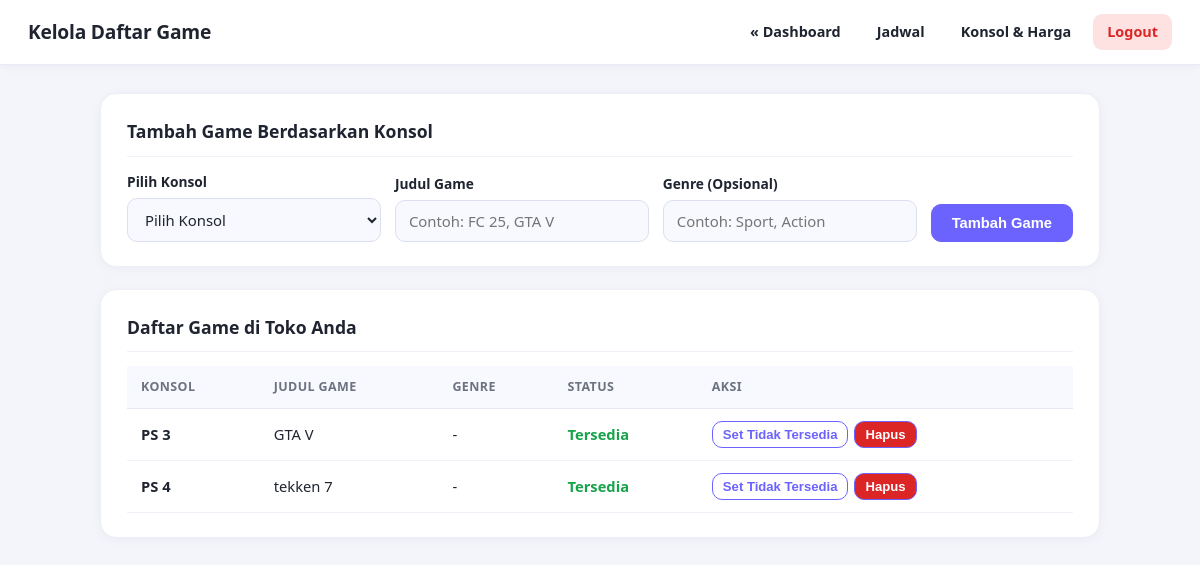
Page /game.php (signed in) on the committed database.
### tables this page shows
CREATE TABLE `rental_games` (
  `rental_game_id` int(11) NOT NULL,
  `rental_console_id` int(11) NOT NULL,
  `game_id` int(11) NOT NULL,
  `status` enum('tersedia','tidak tersedia') NOT NULL DEFAULT 'tersedia'
);

CREATE TABLE `consoles` (
  `console_id` int(11) NOT NULL,
  `console_name` varchar(100) NOT NULL,
  `brand` varchar(50) DEFAULT NULL,
  `generation` varchar(50) DEFAULT NULL
);

CREATE TABLE `games` (
  `game_id` int(11) NOT NULL,
  `game_name` varchar(150) NOT NULL,
  `genre` varchar(80) DEFAULT NULL,
  `cover_url` varchar(255) DEFAULT NULL
);

### Models.php (called while the page is built, shortened)
<?php
abstract class BaseModel {
    public function __construct($pdo_connect, $namaModul) {
        $this->pdo = $pdo_connect;
    }
}
class Rental extends BaseModel {
    public function getByOwner($owner_id) {
        $stmt = $this->pdo->prepare("
            SELECT r.rental_id, r.rental_name, r.catatan, l.address, l.latitude, l.longitude
            FROM rentals r
            LEFT JOIN locations l ON r.rental_id = l.rental_id
            WHERE r.owner_id = ?
        ");
        $stmt->execute([$owner_id]);
        return $stmt->fetch(PDO::FETCH_ASSOC);
    }
}
class ConsoleDanHarga extends BaseModel {
    public function getDaftarConsole($rental_id) {
        $stmt = $this->pdo->prepare("
            SELECT rc.rental_console_id, c.console_name, rc.total_units, rc.available_units, rc.status
            FROM rental_consoles rc
            JOIN consoles c ON rc.console_id = c.console_id
            WHERE rc.rental_id = ?
        ");
        $stmt->execute([$rental_id]);
        return $stmt->fetchAll(PDO::FETCH_ASSOC);
    }
}
class Game extends BaseModel {
    public function getDaftarGame($rental_id) {
        $stmt = $this->pdo->prepare("
            SELECT rg.rental_game_id, c.console_name, g.game_name, g.genre, rg.status
            FROM rental_games rg
            JOIN rental_consoles rc ON rg.rental_console_id = rc.rental_console_id
            JOIN consoles c ON rc.console_id = c.console_id
            JOIN games g ON rg.game_id = g.game_id
            WHERE rc.rental_id = ?
            ORDER BY c.console_name ASC, g.game_name ASC
        ");
        $stmt->execute([$rental_id]);
        return $stmt->fetchAll(PDO::FETCH_ASSOC);
    }
}

### game.php (the view, shortened to what this page needs)
<?php
require_once 'koneksi.php';
require_once 'Models.php';
$objRental = new Rental($pdo);
$rental    = $objRental->getByOwner($_SESSION['owner_id']);
$rental_id = $rental['rental_id'];
$objConsole = new ConsoleDanHarga($pdo);
$objGame    = new Game($pdo);
$my_consoles  = $objConsole->getDaftarConsole($rental_id);
$daftar_game  = $objGame->getDaftarGame($rental_id);
?>
<!DOCTYPE html>
<html lang="id">
<head>
    <link rel="stylesheet" href="style.css">
</head>
<body>
    <nav class="navbar">
        <h2>Kelola Daftar Game</h2>
        <div>
            <a href="dashboard.php">&laquo; Dashboard</a>
            <a href="jadwal.php">Jadwal</a>
            <a href="konsol.php">Konsol & Harga</a>
            <a href="logout.php" class="btn-logout">Logout</a>
        </div>
    </nav>
    <div class="container">
        <?php if (count($my_consoles) > 0): ?>
            <div class="card">
                <h3>Tambah Game Berdasarkan Konsol</h3>
                <form method="POST" action="" class="form-inline">
                    <div class="form-group">
                        <label>Pilih Konsol</label>
                        <select name="rental_console_id" required>
                            <option value="">Pilih Konsol</option>
                        </select>
                    </div>
                    <div class="form-group">
                        <label>Judul Game</label>
                        <input type="text" name="game_name" list="master-games" placeholder="Contoh: FC 25, GTA V" required>
                    </div>
                    <div class="form-group">
                        <label>Genre (Opsional)</label>
                        <input type="text" name="genre" placeholder="Contoh: Sport, Action">
                    </div>
                    <button type="submit" name="tambah_game" class="btn">Tambah Game</button>
                </form>
            </div>
            <div class="card">
                <h3>Daftar Game di Toko Anda</h3>
                <div class="table-wrap">
                    <table>
                        <tr>
                            <th>Konsol</th>
                            <th>Judul Game</th>
                            <th>Genre</th>
                            <th>Status</th>
                            <th>Aksi</th>
                        </tr>
                        <?php if (empty($daftar_game)): ?>
                            <tr><td colspan="5" class="text-center">Belum ada game yang ditambahkan.</td></tr>
                        <?php else: ?>
                            <?php foreach ($daftar_game as $g):
                                $warna_status      = ($g['status'] === 'tersedia') ? '#16a34a' : '#dc2626';
                            ?>
                                <tr>
                                    <td><strong><?= htmlspecialchars($g['console_name']) ?></strong></td>
                                    <td><?= htmlspecialchars($g['game_name']) ?></td>
                                    <td><?= htmlspecialchars($g['genre'] ?? '-') ?></td>
                                    <td>
                                        <span style="color: <?= $warna_status ?>; font-weight: 600;">
                                            <?= ucfirst(htmlspecialchars($g['status'])) ?>
                                        </span>
                                    </td>
                                    <td>
                                        <div style="display: flex; gap: 6px; flex-wrap: wrap;">
                                            <form method="POST" action="">
                                                <button type="submit" name="ubah_status" class="btn btn-outline" style="padding: 5px 10px; font-size: 0.82rem;">
                                                    <?= ($g['status'] === 'tersedia') ? 'Set Tidak Tersedia' : 'Set Tersedia' ?>
                                                </button>
                                            </form>
                                            <form method="POST" action="" onsubmit="return confirm('Hapus game ini?');">
                                                <button type="submit" name="hapus_game" class="btn" style="background-color: #dc2626; padding: 5px 10px; font-size: 0.82rem;">
                                                    Hapus
                                                </button>
                                            </form>
                                        </div>
                                    </td>
                                </tr>
                            <?php endforeach; ?>
                        <?php endif; ?>
                    </table>
                </div>
            </div>
        <?php endif; ?>
    </div>
</body>
</html>

### style.css (style rules this page uses)
:root { --ps-purple: #6c63ff; --ps-purple-hover: #574fe0; --ps-purple-soft: rgba(108, 99, 255, 0.1); --ps-bg: #f4f5fb; --ps-surface: #ffffff; --ps-border: #e7e9f5; --ps-text: #1f2430; --ps-muted: #6c7280; --ps-danger: #dc2626; --ps-danger-hover: #b91c1c; }
* { box-sizing: border-box; }
body:not(.home-page):not(.detail-page) { margin: 0; background-color: var(--ps-bg); color: var(--ps-text); font-family: 'Segoe UI', system-ui, -apple-system, sans-serif; line-height: 1.55; }
body:not(.home-page):not(.detail-page) a { color: var(--ps-purple); text-decoration: none; }
body:not(.home-page):not(.detail-page) .navbar { background: var(--ps-surface); border-bottom: 1px solid var(--ps-border); padding: 14px 28px; display: flex; justify-content: space-between; align-items: center; flex-wrap: wrap; gap: 12px; position: sticky; top: 0; z-index: 1000; box-shadow: 0 2px 10px rgba(31, 36, 48, 0.04); }
body:not(.home-page):not(.detail-page) .navbar h2 { margin: 0; font-size: 1.2rem; font-weight: 800; color: var(--ps-text); letter-spacing: -0.2px; }
body:not(.home-page):not(.detail-page) .navbar > div { display: flex; align-items: center; flex-wrap: wrap; gap: 8px; }
body:not(.home-page):not(.detail-page) .navbar a { color: var(--ps-text); font-weight: 600; font-size: 0.9rem; padding: 7px 14px; border-radius: 9px; text-decoration: none; transition: background-color 0.2s, color 0.2s; }
body:not(.home-page):not(.detail-page) .navbar a.btn-logout { background-color: #fee2e2; color: var(--ps-danger); }
body:not(.home-page):not(.detail-page) .container { max-width: 1040px; margin: 28px auto 48px; padding: 0 20px; }
body:not(.home-page):not(.detail-page) .card { background: var(--ps-surface); border: 1px solid #eceef8; border-radius: 16px; padding: 24px 26px; margin-bottom: 22px; box-shadow: 0 2px 12px rgba(31, 36, 48, 0.04); }
body:not(.home-page):not(.detail-page) .card h3 { margin: 0 0 14px; font-size: 1.1rem; font-weight: 700; color: var(--ps-text); padding-bottom: 10px; border-bottom: 1px solid #f0f2fa; }
body:not(.home-page):not(.detail-page) .form-group { margin-bottom: 15px; display: flex; flex-direction: column; gap: 6px; }
body:not(.home-page):not(.detail-page) .form-group label { font-size: 0.86rem; font-weight: 600; color: var(--ps-text); }
body:not(.home-page):not(.detail-page) input[type="text"], body:not(.home-page):not(.detail-page) input[type="email"], body:not(.home-page):not(.detail-page) input[type="password"], body:not(.home-page):not(.detail-page) input[type="number"], body:not(.home-page):not(.detail-page) input[type="file"], body:not(.home-page):not(.detail-page) select, body:not(.home-page):not(.detail-page) textarea { width: 100%; padding: 10px 13px; border: 1.5px solid #dcdfef; border-radius: 10px; background: #f8f9fe; color: var(--ps-text); font-family: inherit; font-size: 0.93rem; transition: border-color 0.2s, box-shadow 0.2s, background-color 0.2s; }
body:not(.home-page):not(.detail-page) .form-inline { display: flex; flex-wrap: wrap; align-items: flex-end; gap: 14px; }
body:not(.home-page):not(.detail-page) .form-inline .form-group { flex: 1 1 190px; margin-bottom: 0; }
body:not(.home-page):not(.detail-page) .btn { display: inline-flex; align-items: center; justify-content: center; gap: 6px; background-color: var(--ps-purple); color: #ffffff; border: 1.5px solid var(--ps-purple); border-radius: 10px; padding: 10px 20px; font-size: 0.92rem; font-weight: 600; cursor: pointer; text-decoration: none; transition: background-color 0.2s, border-color 0.2s, transform 0.1s; }
body:not(.home-page):not(.detail-page) .btn-outline { background-color: #ffffff; color: var(--ps-purple); border: 1.5px solid var(--ps-purple); }
body:not(.home-page):not(.detail-page) .table-wrap { width: 100%; overflow-x: auto; }
body:not(.home-page):not(.detail-page) table { width: 100%; border-collapse: collapse; font-size: 0.92rem; }
body:not(.home-page):not(.detail-page) table th { background: #f8f9fe; color: var(--ps-muted); font-size: 0.78rem; font-weight: 700; text-transform: uppercase; letter-spacing: 0.4px; text-align: left; padding: 11px 14px; border-bottom: 1.5px solid var(--ps-border); }
body:not(.home-page):not(.detail-page) table td { padding: 12px 14px; border-bottom: 1px solid #f0f2fa; vertical-align: middle; }

### rows in the picture
rental_games: consoles.console_name "PS 3", game.game_name "GTA V", game.genre "-", status "Tersedia", shows "Set Tidak Tersedia"
rental_games: consoles.console_name "PS 4", game.game_name "tekken 7", game.genre "-", status "Tersedia", shows "Set Tidak Tersedia"
